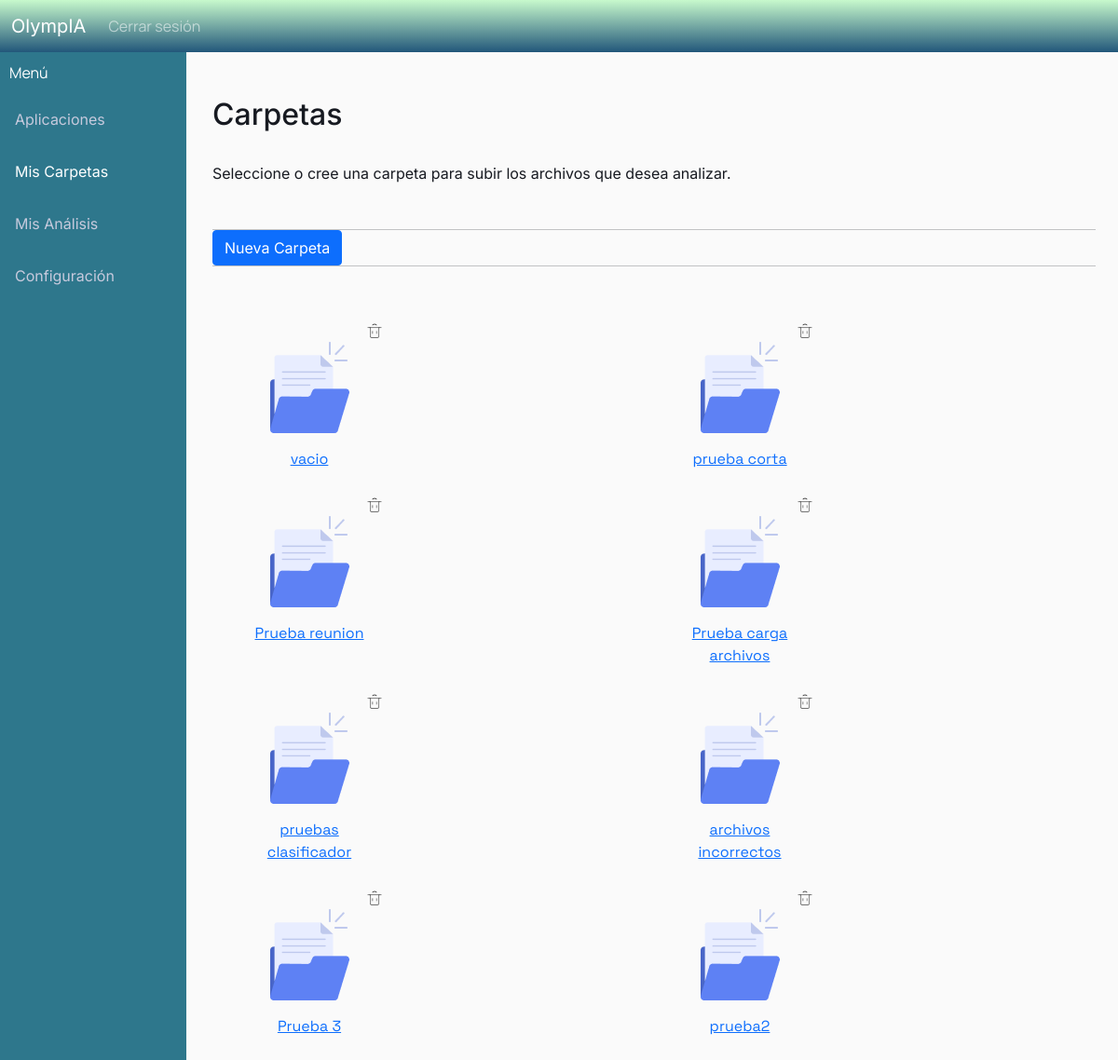
Page /carpetas (signed in) on the earlier database version.
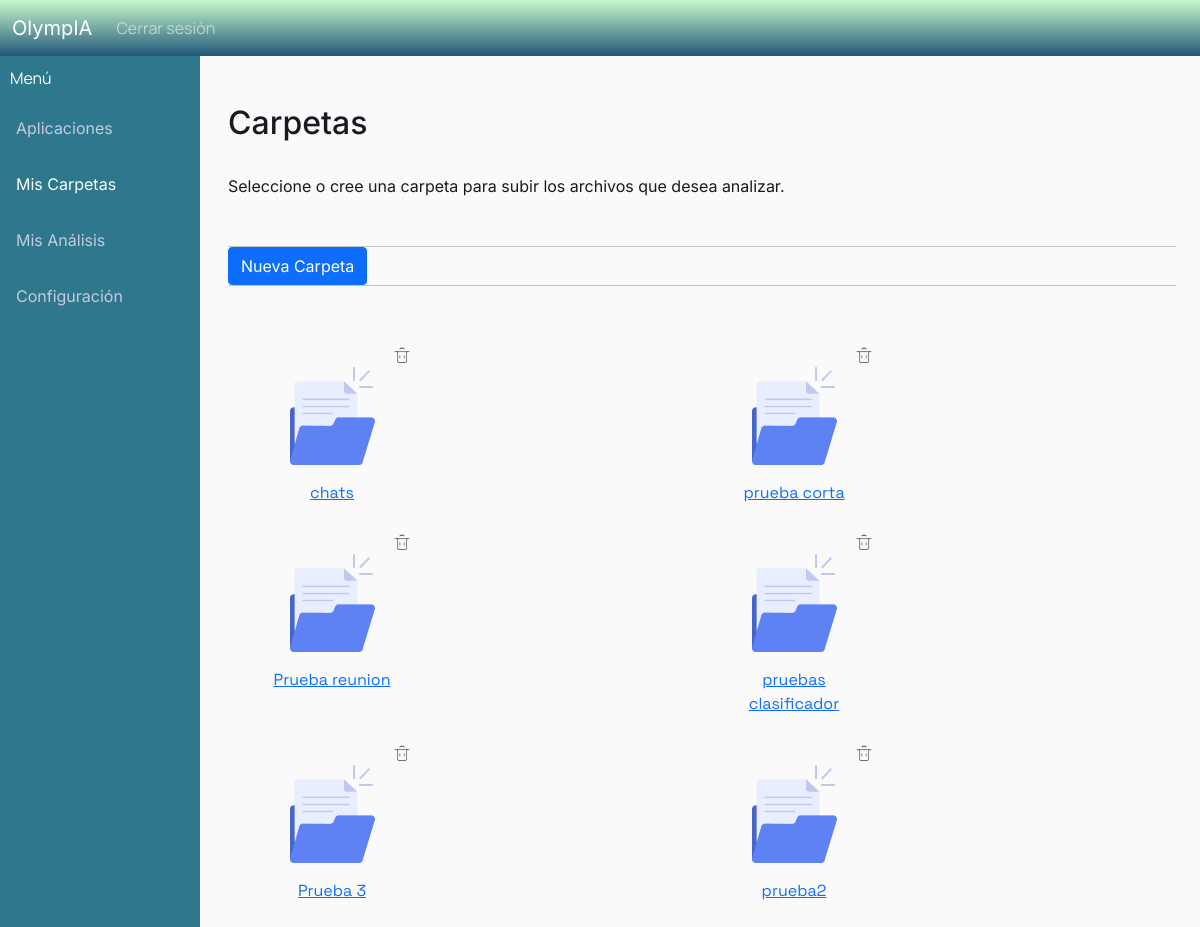
Same page on the later database version.
### analisis/models.py (models this page shows, shortened)
class Carpeta(models.Model):
    nombre = models.CharField(max_length=256)
    fecha_creacion = models.DateTimeField(null=False)
    ultima_modificacion = models.DateTimeField(null=False)
    usuario = models.ForeignKey(User, on_delete=models.CASCADE)

### analisis/views.py (the view)
# urls.py: path("carpetas", views.carpetas, name="analisis-carpetas"),
@login_required
def carpetas(request):
    usuario_actual = request.user
    context = {
        "carpetas": Carpeta.objects.filter(usuario = usuario_actual).order_by("-id"),
    }
    return render(request, "analisis/carpetas.html", context= context)

### analisis/templates/analisis/carpetas.html (shortened to what this page needs)
{% extends "analisis/base.html" %}
{% load static %}
{% block content %}
<div class="row">
    <div class="col-sm">
        <div class="sidebar">
            <div class="sidebar-brand"> Menú </div>
            <a href="{% url 'analisis-principal' %}">Aplicaciones</a>
            <a class="active" href="">Mis Carpetas</a>
            <a href="{% url 'analisis-resultados' %}">Mis Análisis</a>
            <a href="{% url 'analisis-config' %}">Configuración</a>
        </div>
    </div>
    <div class = "col-md-10">
        <main role="main" class="container">
            <h2>Carpetas</h2>
            <p> Seleccione o cree una carpeta para subir los archivos que desea analizar. </p>
            <div class="file-manager-actions container-p-x py-2">
                <hr class="m-0" />
                <div>
                    <a href="{% url 'analisis-nueva_carpeta' %}">
                        <button type="button" class="btn btn-primary mr-2">Nueva Carpeta</button>
                    </a>
                </div>
                <hr class="m-0" />
            </div>
            <div class="container">
                <div class="row">
                    {% for carpeta in carpetas %}
                    <div class="col-6">
                        <div class="card bg-transparent border-0" style="width:10rem;">
                            <div class = "text-end">
                                <a href="{% url 'analisis-borrar_carpeta' carpeta.id %}" onclick="return confirm('¿Estás seguro de que quieres eliminar este archivo? Todos los análisis asociados a la carpeta serán eliminados.')">
                                    <img src="{% static 'images/trash.png'%}" width="20" >
                                </a>
                            </div>
                            <div class="text-center" >
                                <a href="{% url 'analisis-carpeta' carpeta.id %}">
                                    <div class="text-center" >
                                        <img src="{% static 'images/carpeta.png'%}">
                                    </div>
                                    <div class="card-body">
                                        <div class="card-title nombre">{{carpeta.nombre}}</div>
                                    </div>
                                </a>
                            </div>
                        </div>
                    </div>
                    {% endfor %}
                </div>
            </div>
        </main>
    </div>
</div>
{% endblock content %}

### analisis/templates/analisis/base.html (shortened to what this page needs)
{% load static %}
<!DOCTYPE html>
<html>
    <head>
        <link href="https://cdn.jsdelivr.net/npm/bootstrap@5.1.3/dist/css/bootstrap.min.css" rel="stylesheet">
        <link rel="stylesheet" type="text/css" href=" {% static 'analisis.css' %} ">
        <link rel="stylesheet" href="https://cdnjs.cloudflare.com/ajax/libs/font-awesome/4.7.0/css/font-awesome.min.css">
    </head>
    <body>
        <header class="site-header">
          <nav class="navbar navbar-expand-md fixed-top navbar-dark bg-grad">
            <div class="container-fluid">
              <a class="navbar-brand mr-4" href="{% url 'analisis-home' %}">OlympIA</a>
              <div class="collapse navbar-collapse" id="navbarToggle">
                <ul class="nav navbar-nav">
                  <li>
                    {% if user.is_authenticated%}
                      <a class="nav-item nav-link" href="{% url 'logout' %}">Cerrar sesión</a>
                    {% endif %}
                  </li>
                </ul>
              </div>
            </div>
          </nav>
        </header>
        {% block content %}{% endblock %}
    </body>
</html>

### analisis/static/analisis.css (style rules this page uses)
body { background: #fafafa; color: #171A21; margin-top: 3.5rem; font-family: 'Inter', 'Space Grotesk', Arial, sans-serif; }
h1, h2, h3, h4, h5, h6 { color: #171A21; }
ul { margin: 0; }
.bg-grad { background: linear-gradient(rgba(199, 249, 204, 1), rgba(34, 87, 122, 1)); }
.site-header .navbar .navbar-nav { color: #ffffff; font-family: 'Lato'; }
.nav-link { color: #2e778c; font-family: 'Manrope'; }
.site-header .navbar-nav { color: #ffffff; }
.sidebar { margin: 0; padding: 0; width: 200px; background-color: #2E778C; position: fixed; height: 100%; overflow: auto; }
.sidebar a { display: block; color: #C7CADD; padding: 16px; text-decoration: none; }
.sidebar a.active { color: white; }
.sidebar-brand { padding: 10px; color: #ffffff; font-family: 'Manrope'; }
.nombre { font-family: 'Space Grotesk'; text-decoration: none; }

Differences in the rows shown:
removed Carpeta: nombre "vacio"
removed Carpeta: nombre "Prueba carga archivos"
removed Carpeta: nombre "archivos incorrectos"
added Carpeta: nombre "chats"
